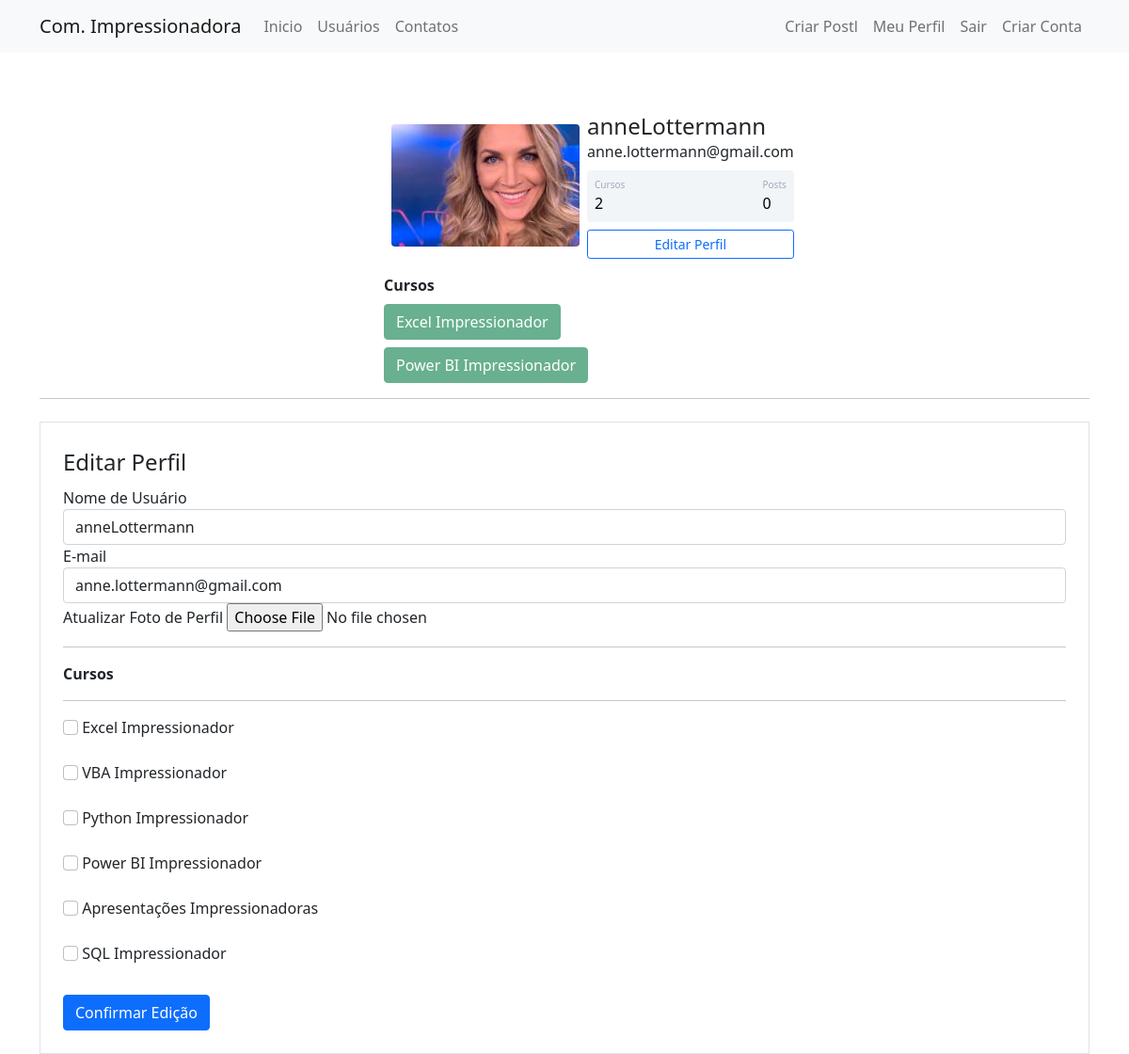
Page /perfil/editar (signed in) on the committed database.
### comunidadeimpressionadora/models.py (models this page shows)
class Usuario(database.Model, UserMixin):
    id = database.Column(database.Integer, primary_key=True)
    username = database.Column(database.String, nullable=False)
    email = database.Column(database.String, nullable=False, unique=True)
    senha = database.Column(database.String, nullable=False)
    foto_perfil = database.Column(database.String, default='default.jpg')
    posts = database.relationship('Post', backref='autor', lazy=True)
    cursos = database.Column(database.String, nullable=False, default='Não Informado')

### comunidadeimpressionadora/routes.py (the view)
@app.route('/perfil/editar', methods=['GET', 'POST'])
@login_required
def editar_perfil():
    form = FormEditarPerfil()
    if form.validate_on_submit():
        current_user.email = form.email.data
        current_user.username = form.username.data
        if form.foto_perfil.data:
            nome_imagem = salvar_imagem(form.foto_perfil.data)
            current_user.foto_perfil = nome_imagem
        current_user.cursos = atualizar_cursos(form)
        print (current_user.cursos)
        database.session.commit()
        flash('Perfil atualizado com Sucesso', 'alert-success')
        return redirect(url_for('perfil'))
    elif request.method == "GET":
        form.email.data     = current_user.email
        form.username.data  = current_user.username
    foto_perfil = url_for('static', filename='fotos_perfil/{}'.format(current_user.foto_perfil))
    return render_template('editarperfil.html', foto_perfil=foto_perfil, form=form)

### comunidadeimpressionadora/forms.py (shortened to what this page needs)
class FormEditarPerfil(FlaskForm):
    username        = StringField('Nome de Usuário', validators=[DataRequired()])
    email           = StringField('E-mail', validators=[DataRequired(), Email()])
    foto_perfil = FileField('Atualizar Foto de Perfil', validators=[FileAllowed(['jpg', 'jpeg', 'png'])])
    curso_Excel     = BooleanField('Excel Impressionador')
    curso_Vba       = BooleanField('VBA Impressionador')
    curso_Python    = BooleanField('Python Impressionador')
    curso_PowerBi   = BooleanField('Power BI Impressionador')
    curso_ppt       = BooleanField('Apresentações Impressionadoras')
    curso_Sql       = BooleanField('SQL Impressionador')
    botao_submit_EditarPerfil = SubmitField('Confirmar Edição')

### comunidadeimpressionadora/models.py (called while the page is built)
@login_manager.user_loader
def load_usuario(id_usuario):
    return Usuario.query.get(int(id_usuario))

### comunidadeimpressionadora/templates/editarperfil.html (shortened to what this page needs)
{% extends 'perfil.html' %}
{% block form_editar_perfil %}
        <div class="container">
            <hr>
           <div class="row">
               <div class="col">
                   <form method="POST" action="" class="border p-4 mt-2" enctype="multipart/form-data">
                       <legend>Editar Perfil</legend>
                       <fieldset>
                          <div class="form-group">
                               {{ form.username.label(class="form-control-label") }}
                               {% if form.username.errors %}
                                    {{ form.username(class="form-control is-invalid") }}
                                    <div class="invalid-feedback">
                                        {% for erro in form.username.errors %}
                                            {{ erro }}
                                        {% endfor %}
                                    </div>
                               {% else %}
                                    {{ form.username(class="form-control") }}
                               {% endif %}
                           </div>
                          <div class="form-group">
                               {{ form.email.label(class="form-control-label") }}
                               {% if form.email.errors %}
                                    {{ form.email(class="form-control is-invalid") }}
                                    <div class="invalid-feedback">
                                        {% for erro in form.email.errors %}
                                            {{ erro }}
                                        {% endfor %}
                                    </div>
                               {% else %}
                                    {{ form.email(class="form-control") }}
                               {% endif %}
                           </div>
                           <div class="form-group">
                               {{ form.foto_perfil.label }}
                               {{ form.foto_perfil(class="form-control-file") }}
                           </div>
                           <hr>
                           <p><strong>Cursos</strong></p>
                           <hr>
                           {% for campo in form %}
                                {% if 'curso_' in campo.name %}
                                        <div class="form-group">
                                            {{ campo(class="form-check-input") }}
                                            {{ campo.label(class="form-check-label") }}
                                        </div>
                                        <br>
                                {% endif %}
                           {% endfor %}
                       </fieldset>
                       {{ form.botao_submit_EditarPerfil(class="btn btn-primary mt-2") }}
                   </form>
               </div>
            </div>
        </div>
{% endblock %}

### comunidadeimpressionadora/templates/perfil.html
{% extends 'base.html' %}
{% block body %}
          <div class="container mt-5 d-flex justify-content-center">
              <div class="card p-3">
                  <div class="d-flex align-items-center">
                      <div class="image pe-2"> <img src="{{ foto_perfil }}" class="rounded" width="200"> </div>
                      <div class="ml-3 w-100">
                              <h4 class="mb-0 mt-0">{{ current_user.username }}</h4> <span> {{ current_user.email }}</span>
                              <div class="p-2 mt-2 bg-primary d-flex justify-content-between rounded text-white stats">
                                  {% if 'Não Informado' in current_user.cursos %}
                                    <div class="d-flex flex-column"> <span class="articles">Cursos</span> <span class="number1">0</span> </div>
                                  {% else %}
                                    <div class="d-flex flex-column"> <span class="articles">Cursos</span> <span class="number1">{{ current_user.cursos.count(';') + 1 }}</span> </div>
                                  {% endif %}
                                  <div class="d-flex flex-column"> <span class="rating">Posts</span> <span class="number3">0</span> </div>
                              </div>
                              <div class="button mt-2 d-flex flex-row align-items-center">
                                  <a class="w-100" href="{{ url_for('editar_perfil') }}">
                                      <button class="btn btn-sm btn-outline-primary w-100">Editar Perfil</button>
                                  </a>
                              </div>
                      </div>
                </div>
              </div>
          </div>
          {% if 'Não Informado' not in current_user.cursos %}
                  <div class="row justify-content-center">
                      <div class="col col-4" style="text-align-center">
                            <strong>Cursos</strong><br>
                            {% for curso in current_user.cursos.split(';') %}
                                <button type="button" class="btn btn-success mt-2" disabled>{{ curso }}</button>
                            {% endfor %}
                      </div>
                  </div>
          {% endif %}
    {% block form_editar_perfil %}
    {% endblock %}
{% endblock %}

### comunidadeimpressionadora/static/main.css (style rules this page uses)
.card { width: 400px; border: none; border-radius: 10px; background-color: #fff }
.stats { background: #f2f5f8 !important; color: #000 !important }
.articles { font-size: 10px; color: #a1aab9 }
.number1 { font-weight: 500 }
.rating { font-size: 10px; color: #a1aab9 }
.number3 { font-weight: 500 }

### rows in the picture
Usuario: username "anneLottermann", email "anne.lottermann@gmail.com", cursos "2"

### other values in the picture
{{ curso }} "Excel Impressionador" "Power BI Impressionador"
{{ campo.label(class="form-check-label") }} "Excel Impressionador" "VBA Impressionador" "Python Impressionador" "Power BI Impressionador" "Apresentações Impressionadoras" "SQL Impressionador"
